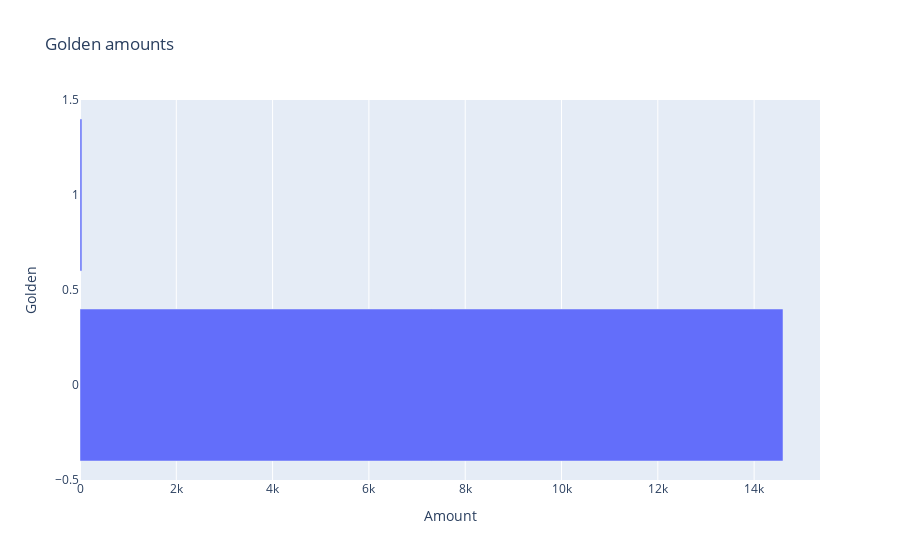

The notebook cell this image was saved under:
### Code cell
layout3 = go.Layout(title='Golden amounts', 
                  xaxis=dict(title='Amount'),
                  yaxis=dict(title='Golden'))
fig4 = go.Figure([go.Bar(x=golden)], layout=layout3).show()

### Figure 1 — Plotly figure (JSON) as saved in the notebook; plotly's stock layout.template omitted (floating-point values rounded to 4 significant figures)
{"data": [{"type": "bar", "x": [14600, 40]}], "layout": {"title": {"text": "Golden amounts"}, "xaxis": {"title": {"text": "Amount"}}, "yaxis": {"title": {"text": "Golden"}}}}
